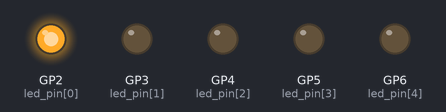
Bench run of a program on a simulated Raspberry Pi Pico running MicroPython. Shown: output pins drawn as LEDs (lit = HIGH).

Above: at 1.0 s.
At 2.2 s:
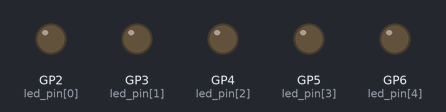
At 3.5 s:
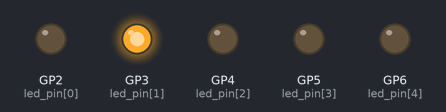
At 6.0 s:
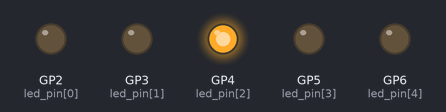
At 8.5 s:
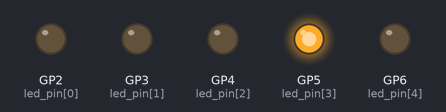
At 11.0 s:
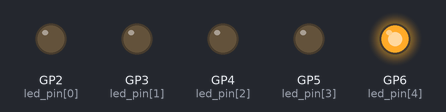
Timing chart, 0 to 16.3 s (numbered marks = the images above):
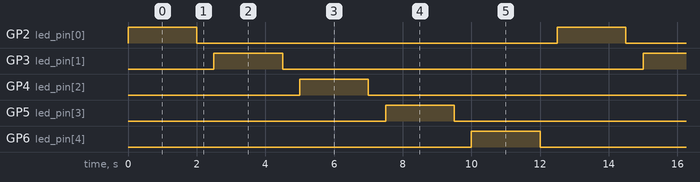

The program:

002_Runnig_led.py
```python
from machine import Pin
from time import sleep

leds = [2,3,4,5,6]

while True:
   for led in leds:
        led_pin = Pin(led,Pin.OUT)
        led_pin.value(1)
        sleep(2)
        led_pin.value(0)
        sleep(0.5)
```

Measured:
- by itself, GP2 (led_pin[0]), GP3 (led_pin[1]), GP4 (led_pin[2]), GP5 (led_pin[3]), GP6 (led_pin[4]): alternates HIGH for 2.0 s and LOW for 10.5 s
